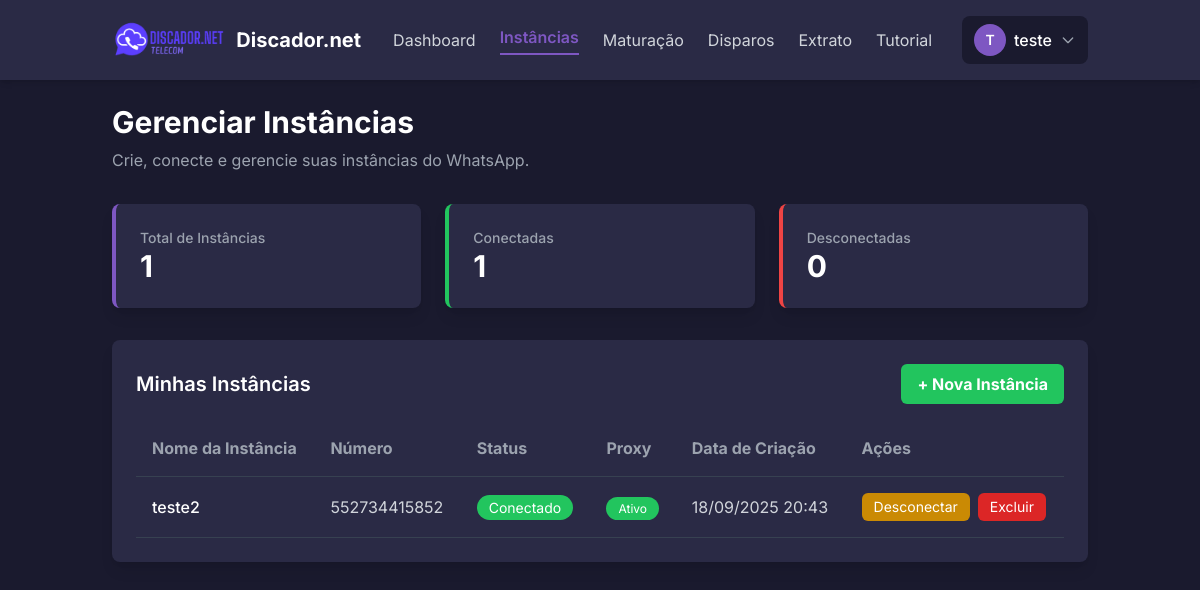
/views/client/instancias.php (signed in), run on the app's committed database.
### tables this page shows
CREATE TABLE `instancias` (
  `id` int NOT NULL AUTO_INCREMENT,
  `cliente_id` int NOT NULL,
  `plano_maturacao_id` int DEFAULT NULL,
  `nome_instancia` varchar(255) NOT NULL,
  `instance_name_api` varchar(255) NOT NULL,
  `numero_telefone` varchar(50) DEFAULT NULL,
  `status` varchar(50) NOT NULL DEFAULT 'Desconectado',
  `proxy_ativo` tinyint(1) NOT NULL DEFAULT '0',
  `data_criacao` timestamp NOT NULL DEFAULT CURRENT_TIMESTAMP,
  `data_fim_maturacao` datetime DEFAULT NULL,
  `maturacao_restante_secs` int DEFAULT NULL COMMENT 'Guarda o tempo restante da maturação em segundos quando pausado',
  PRIMARY KEY (`id`),
  KEY `cliente_id` (`cliente_id`),
  KEY `plano_maturacao_id` (`plano_maturacao_id`),
  CONSTRAINT `instancias_ibfk_1` FOREIGN KEY (`cliente_id`) REFERENCES `clientes` (`id`) ON DELETE CASCADE,
  CONSTRAINT `instancias_ibfk_2` FOREIGN KEY (`plano_maturacao_id`) REFERENCES `planos` (`id`) ON DELETE SET NULL
);

### views/client/instancias.php (the view, shortened to what this page needs)
<?php
require_once '../partials/header.php';
require_once __DIR__ . '/../../config/database.php';
$cliente_id = $_SESSION['user_id'];
$instancias = [];
try {
    $stmt_final = $pdo->prepare("SELECT * FROM instancias WHERE cliente_id = ? ORDER BY data_criacao DESC");
    $stmt_final->execute([$cliente_id]);
    $instancias = $stmt_final->fetchAll();
    $total_instancias = count($instancias);
    $conectadas = 0; $desconectadas = 0;
    foreach ($instancias as $instancia) {
        if ($instancia['status'] === 'Conectado') $conectadas++;
        elseif ($instancia['status'] === 'Desconectado') $desconectadas++;
    }
} catch (PDOException $e) {
    die("Erro ao carregar instâncias: " . $e->getMessage());
}
?>
<div x-data="{
    isCreateModalOpen: false,
    isQrCodeModalOpen: false,
    qrCodeBase64: '',
    instanceNameForQr: '',
    isLoadingQrCode: false,
    statusInterval: null,
    startStatusChecker(instanceApiName) {
        if (this.statusInterval) clearInterval(this.statusInterval);
        this.statusInterval = setInterval(() => {
            fetch(`../../src/controllers/instancia_controller.php?action=check_status&instance_name=${instanceApiName}`)
                .then(response => response.json())
                .then(data => {
                    if (data.success && data.status === 'Conectado') {
                        clearInterval(this.statusInterval);
                        this.isQrCodeModalOpen = false;
                        window.location.reload();
                    }
                });
        }, 3000);
    },
    stopStatusChecker() {
        if (this.statusInterval) clearInterval(this.statusInterval);
        this.statusInterval = null;
    },
    getQrCode(instanceApiName, instanceFriendlyName) {
        this.isQrCodeModalOpen = true;
        this.isLoadingQrCode = true;
        this.instanceNameForQr = instanceFriendlyName;
        this.qrCodeBase64 = '';
        fetch(`../../src/controllers/instancia_controller.php?action=get_qrcode&instance_name=${instanceApiName}`)
            .then(response => response.json())
            .then(data => {
                this.isLoadingQrCode = false;
                if (data.success && data.qrcode) {
                    this.qrCodeBase64 = data.qrcode;
                    this.startStatusChecker(instanceApiName);
                } else {
                    alert('Não foi possível obter o QR Code. A instância pode já estar conectada ou ocorreu um erro.');
                    this.isQrCodeModalOpen = false;
                }
            })
            .catch(error => {
                this.isLoadingQrCode = false;
                this.isQrCodeModalOpen = false;
                alert('Ocorreu um erro de comunicação.');
            });
    }
}">
    <h1 class="text-3xl font-bold text-white mb-2">Gerenciar Instâncias</h1>
    <p class="text-gray-400 mb-8">Crie, conecte e gerencie suas instâncias do WhatsApp.</p>
    <div class="grid grid-cols-1 md:grid-cols-3 gap-6 mb-8">
        <div class="bg-card-fundo p-6 rounded-lg shadow-lg border-l-4 border-roxo-principal">
            <h2 class="text-gray-400 text-sm font-medium">Total de Instâncias</h2>
            <p class="text-3xl font-bold text-white"><?= $total_instancias ?></p>
        </div>
        <div class="bg-card-fundo p-6 rounded-lg shadow-lg border-l-4 border-verde-sucesso">
            <h2 class="text-gray-400 text-sm font-medium">Conectadas</h2>
            <p class="text-3xl font-bold text-white"><?= $conectadas ?></p>
        </div>
        <div class="bg-card-fundo p-6 rounded-lg shadow-lg border-l-4 border-vermelho-erro">
            <h2 class="text-gray-400 text-sm font-medium">Desconectadas</h2>
            <p class="text-3xl font-bold text-white"><?= $desconectadas ?></p>
        </div>
    </div>
    <div class="bg-card-fundo rounded-lg shadow-lg p-6">
        <div class="flex justify-between items-center mb-4">
            <h2 class="text-xl font-semibold text-white">Minhas Instâncias</h2>
            <button @click="isCreateModalOpen = true" class="bg-verde-sucesso text-white font-bold px-4 py-2 rounded-md hover:bg-green-600 transition">
                + Nova Instância
            </button>
        </div>
        <div class="overflow-x-auto">
            <table class="w-full text-left">
                <thead>
                    <tr class="text-gray-400 border-b border-gray-700">
                        <th class="p-4">Nome da Instância</th>
                        <th class="p-4">Número</th>
                        <th class="p-4">Status</th>
                        <th class="p-4">Proxy</th>
                        <th class="p-4">Data de Criação</th>
                        <th class="p-4">Ações</th>
                    </tr>
                </thead>
                <tbody>
                    <?php if (empty($instancias)): ?>
                        <tr>
                            <td colspan="6" class="text-center p-8 text-gray-400">
                                <div class="flex flex-col items-center">
                                    <svg class="w-16 h-16 mb-4 text-gray-600" fill="none" stroke="currentColor" viewBox="0 0 24 24">
                                        <path stroke-linecap="round" stroke-linejoin="round" stroke-width="2" d="M8 12h.01M12 12h.01M16 12h.01M21 12c0 4.418-4.03 8-9 8a9.863 9.863 0 01-4.255-.949L3 20l1.395-3.72C3.512 15.042 3 13.574 3 12c0-4.418 4.03-8 9-8s9 3.582 9 8z"></path>
                                    </svg>
                                    <p class="text-lg font-medium mb-2">Nenhuma instância encontrada</p>
                                    <p class="text-sm text-gray-500 mb-4">Crie sua primeira instância para começar a usar o WhatsApp Business</p>
                                    <button @click="isCreateModalOpen = true" class="bg-roxo-principal text-white px-4 py-2 rounded-md hover:bg-purple-600 transition">
                                        Criar Primeira Instância
                                    </button>
                                </div>
                            </td>
                        </tr>
                    <?php else: ?>
                        <?php foreach ($instancias as $instancia): ?>
                            <tr class="border-b border-gray-700 hover:bg-fundo-principal">
                                <td class="p-4 font-medium text-white"><?= htmlspecialchars($instancia['nome_instancia']) ?></td>
                                <td class="p-4 text-gray-300">
                                    <?= $instancia['numero_telefone'] ? htmlspecialchars($instancia['numero_telefone']) : '<span class="text-gray-500 italic">Não conectado</span>' ?>
                                </td>
                                <td class="p-4">
                                    <?php
                                        $status_class = 'bg-vermelho-erro';
                                        if ($instancia['status'] === 'Conectado') $status_class = 'bg-verde-sucesso';
                                        elseif ($instancia['status'] === 'Desconectado') $status_class = 'bg-vermelho-erro';
                                        else $status_class = 'bg-amarelo-atencao';
                                    ?>
                                    <span class="px-3 py-1 text-sm rounded-full text-white <?= $status_class ?>">
                                        <?= htmlspecialchars($instancia['status']) ?>
                                    </span>
                                </td>
                                <td class="p-4">
                                    <?php if ($instancia['proxy_ativo']): ?>
                                        <span class="px-3 py-1 text-xs rounded-full text-white bg-green-500">Ativo</span>
                                    <?php else: ?>
                                        <span class="px-3 py-1 text-xs rounded-full text-gray-200 bg-gray-600">Inativo</span>
                                    <?php endif; ?>
                                </td>
                                <td class="p-4 text-gray-300">
                                    <?= (new DateTime($instancia['data_criacao']))->format('d/m/Y H:i') ?>
                                </td>
                                <td class="p-4">
                                    <div class="flex items-center space-x-2">
                                        <?php if ($instancia['status'] === 'Conectado'): ?>
                                            <a href="../../src/controllers/instancia_controller.php?action=disconnect&instance_name=<?= $instancia['instance_name_api'] ?>"
                                               onclick="return confirm('Deseja desconectar esta instância?');"
                                               class="bg-yellow-600 text-white px-3 py-1 rounded-md text-sm hover:bg-yellow-700">
                                                Desconectar
                                            </a>
                                        <?php endif; ?>
                                        <a href="../../src/controllers/instancia_controller.php?action=delete&instance_id=<?= $instancia['id'] ?>&instance_name=<?= $instancia['instance_name_api'] ?>"
                                           onclick="return confirm('ATENÇÃO: Esta ação é irreversível! Deseja apagar esta instância?');"
                                           class="bg-red-600 text-white px-3 py-1 rounded-md text-sm hover:bg-red-700">
                                            Excluir
                                        </a>
                                    </div>
                                </td>
                            </tr>
                        <?php endforeach; ?>
                    <?php endif; ?>
                </tbody>
            </table>
        </div>
    </div>
</div>
<?php require_once '../partials/footer.php'; ?>

### views/partials/header.php (style rules this page uses)
body { font-family: 'Inter', sans-serif; }

### data on the page
instancias: nome_instancia "teste2", numero_telefone "552734415852", status "Conectado", proxy_ativo "Ativo", data_criacao "18/09/2025 20:43"

### other printed values
substr($userName, 0, 1) "T"
explode(' ', $userName)[0] "teste"
$total_instancias "1"
$conectadas "1"
$desconectadas "0"
